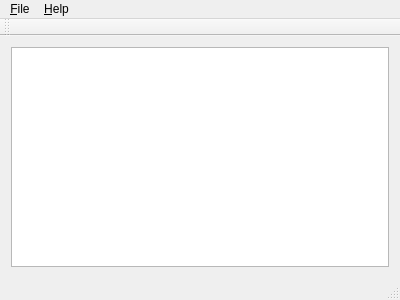
<?xml version="1.0" encoding="UTF-8"?>
<ui version="4.0">
 <class>MainWindow</class>
 <widget class="QMainWindow" name="MainWindow">
  <property name="geometry">
   <rect>
    <x>0</x>
    <y>0</y>
    <width>400</width>
    <height>300</height>
   </rect>
  </property>
  <property name="windowTitle">
   <string>MainWindow</string>
  </property>
  <widget class="QWidget" name="centralWidget">
   <layout class="QVBoxLayout" name="verticalLayout">
    <item>
     <widget class="QTableView" name="tableView"/>
    </item>
   </layout>
  </widget>
  <widget class="QMenuBar" name="menuBar">
   <property name="geometry">
    <rect>
     <x>0</x>
     <y>0</y>
     <width>400</width>
     <height>24</height>
    </rect>
   </property>
   <widget class="QMenu" name="menu_File">
    <property name="title">
     <string>&amp;File</string>
    </property>
    <addaction name="action_Open"/>
    <addaction name="action_Save"/>
    <addaction name="action_Quit"/>
   </widget>
   <widget class="QMenu" name="menu_Help">
    <property name="title">
     <string>&amp;Help</string>
    </property>
    <addaction name="action_About"/>
    <addaction name="actionAbout_Qt"/>
   </widget>
   <addaction name="menu_File"/>
   <addaction name="menu_Help"/>
  </widget>
  <widget class="QToolBar" name="mainToolBar">
   <attribute name="toolBarArea">
    <enum>TopToolBarArea</enum>
   </attribute>
   <attribute name="toolBarBreak">
    <bool>false</bool>
   </attribute>
  </widget>
  <widget class="QStatusBar" name="statusBar"/>
  <action name="action_Open">
   <property name="text">
    <string>&amp;Open</string>
   </property>
  </action>
  <action name="action_Save">
   <property name="text">
    <string>&amp;Save</string>
   </property>
  </action>
  <action name="action_Quit">
   <property name="text">
    <string>&amp;Quit</string>
   </property>
  </action>
  <action name="action_About">
   <property name="text">
    <string>&amp;About</string>
   </property>
  </action>
  <action name="actionAbout_Qt">
   <property name="text">
    <string>About Qt</string>
   </property>
  </action>
 </widget>
 <layoutdefault spacing="6" margin="11"/>
 <resources/>
 <connections/>
</ui>
